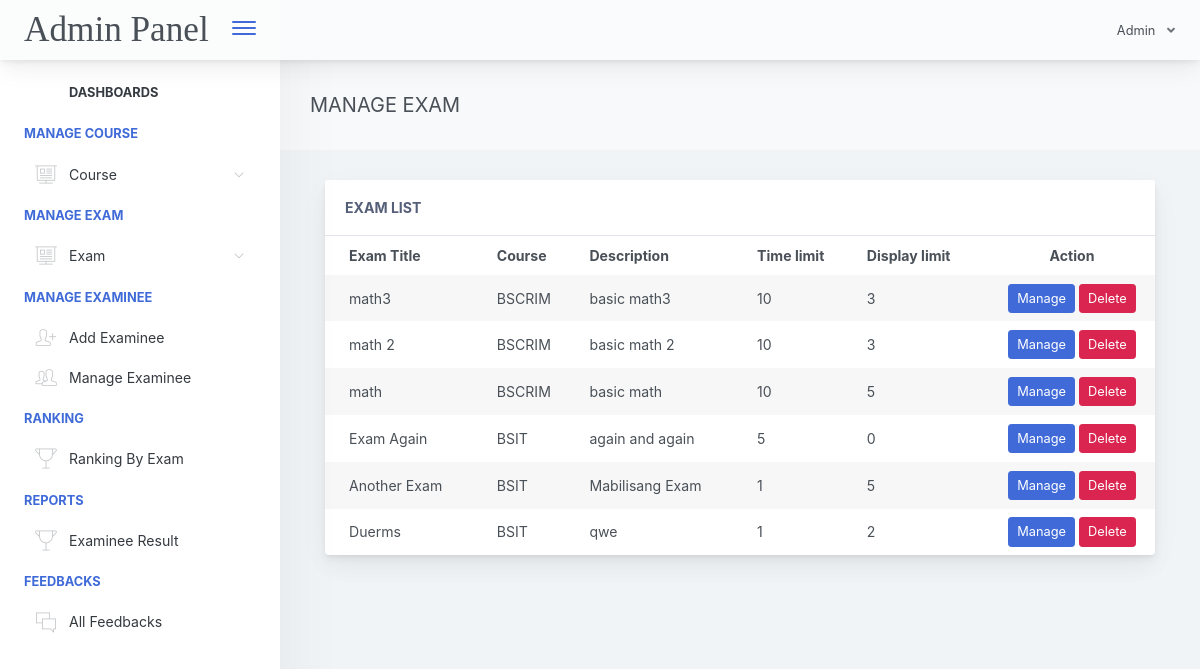
Before: /adminpanel/admin/home.php?page=manage-exam (signed in) with the older database file.
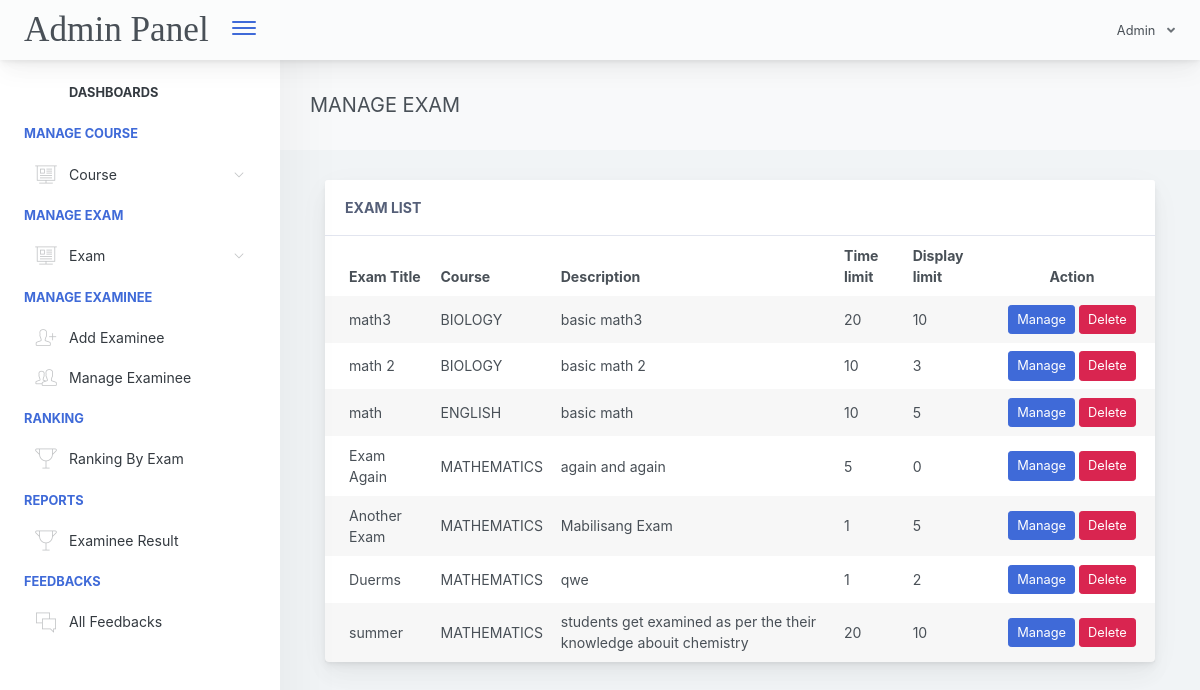
After: the same page with the newer database file.
### tables this page shows
CREATE TABLE `exam_tbl` (
  `ex_id` int(11) NOT NULL,
  `cou_id` int(11) NOT NULL,
  `ex_title` varchar(1000) NOT NULL,
  `ex_time_limit` varchar(1000) NOT NULL,
  `ex_questlimit_display` int(11) NOT NULL,
  `ex_description` varchar(1000) NOT NULL,
  `ex_created` timestamp NOT NULL DEFAULT current_timestamp() ON UPDATE current_timestamp()
);

CREATE TABLE `course_tbl` (
  `cou_id` int(11) NOT NULL,
  `cou_name` varchar(1000) NOT NULL,
  `cou_created` timestamp NOT NULL DEFAULT current_timestamp() ON UPDATE current_timestamp()
);

### adminpanel/admin/pages/manage-exam.php (the view, shortened to what this page needs)
<div class="app-main__outer">
        <div class="app-main__inner">
            <div class="app-page-title">
                <div class="page-title-wrapper">
                    <div class="page-title-heading">
                        <div>MANAGE EXAM</div>
                    </div>
                </div>
            </div>
            <div class="col-md-12">
                <div class="main-card mb-3 card">
                    <div class="card-header">ExAM List
                    </div>
                    <div class="table-responsive">
                        <table class="align-middle mb-0 table table-borderless table-striped table-hover" id="tableList">
                            <thead>
                            <tr>
                                <th class="text-left pl-4">Exam Title</th>
                                <th class="text-left ">Course</th>
                                <th class="text-left ">Description</th>
                                <th class="text-left ">Time limit</th>
                                <th class="text-left ">Display limit</th>
                                <th class="text-center" width="20%">Action</th>
                            </tr>
                            </thead>
                            <tbody>
                              <?php
                                $selExam = $conn->query("SELECT * FROM exam_tbl ORDER BY ex_id DESC ");
                                if($selExam->rowCount() > 0)
                                {
                                    while ($selExamRow = $selExam->fetch(PDO::FETCH_ASSOC)) { ?>
                                        <tr>
                                            <td class="pl-4"><?php echo $selExamRow['ex_title']; ?></td>
                                            <td>
                                                <?php
                                                    $courseId =  $selExamRow['cou_id'];
                                                    $selCourse = $conn->query("SELECT * FROM course_tbl WHERE cou_id='$courseId' ");
                                                    while ($selCourseRow = $selCourse->fetch(PDO::FETCH_ASSOC)) {
                                                        echo $selCourseRow['cou_name'];
                                                    }
                                                ?>
                                            </td>
                                            <td><?php echo $selExamRow['ex_description']; ?></td>
                                            <td><?php echo $selExamRow['ex_time_limit']; ?></td>
                                            <td><?php echo $selExamRow['ex_questlimit_display']; ?></td>
                                            <td class="text-center">
                                             <a href="manage-exam.php?id=<?php echo $selExamRow['ex_id']; ?>" type="button" class="btn btn-primary btn-sm">Manage</a>
                                             <button type="button" id="deleteExam" data-id='<?php echo $selExamRow['ex_id']; ?>'  class="btn btn-danger btn-sm">Delete</button>
                                            </td>
                                        </tr>
                                    <?php }
                                }
                               ?>
                            </tbody>
                        </table>
                    </div>
                </div>
            </div>
</div>

Changed rows visible on the page:
removed course_tbl: cou_name "BSCRIM"
removed course_tbl: cou_name "BSIT"
changed exam_tbl "math3": ex_time_limit "10" → "20"; ex_questlimit_display "3" → "10"
added course_tbl: cou_name "BIOLOGY"
added course_tbl: cou_name "ENGLISH", shown under exam_tbl "math"
added course_tbl: cou_name "MATHEMATICS"
added exam_tbl: ex_title "summer", ex_description "students get examined as per the their knowledge abouit chemistry", ex_time_limit "20", ex_questlimit_display "10"
